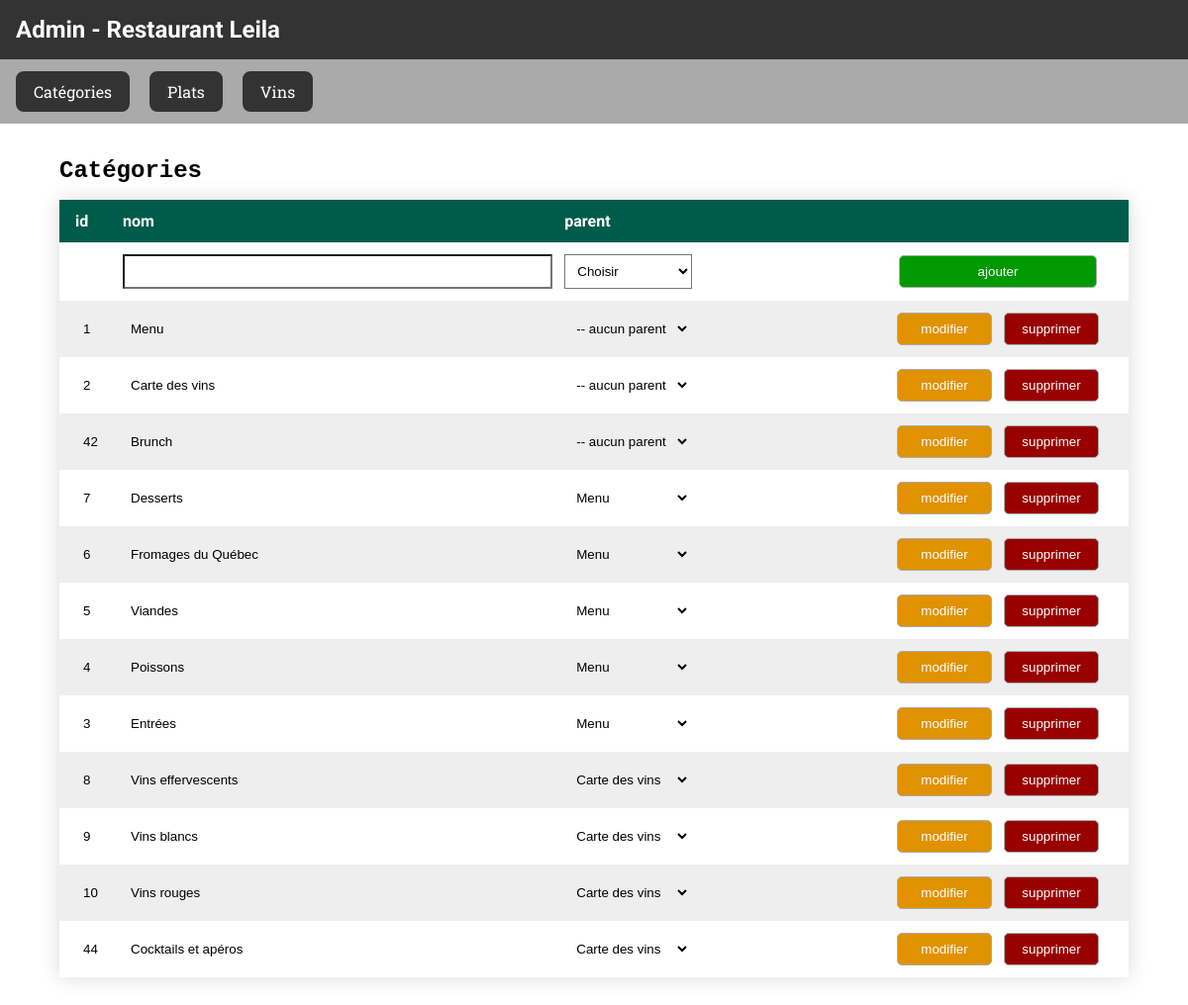
/categories.php, run on the app's committed database.
### tables this page shows
CREATE TABLE `categorie` (
  `id` tinyint(4) NOT NULL,
  `nom` varchar(50) NOT NULL,
  `rang` tinyint(4) DEFAULT NULL,
  `id_parent` tinyint(4) DEFAULT 0
);

### lib/categorie-modele.lib.php (called while the page is built, shortened)
<?php
function lireTout() {
  $bd = ouvrirConnexion();
  $sql = "SELECT * FROM categorie WHERE id <> 0 ORDER BY id_parent ";
  return lire($bd, $sql);
}
function lireCategoriesPrincipales() {
  $bd = ouvrirConnexion();
  $sql = "SELECT * FROM categorie WHERE id <> 0 AND id_parent=0";
  return lire($bd, $sql);
}

### lib/sql.lib.php (called while the page is built, shortened)
<?php
function soumettreRequete($cnx, $req) {
  return mysqli_query($cnx, $req);
}
function lire($cnx, $req, $mode=MYSQLI_ASSOC) {
  $resultat = soumettreRequete($cnx, $req);
  if($resultat) {
    return mysqli_fetch_all($resultat, $mode);
  }
  return false;
}

### lib/categorie-controleur.lib.php (called while the page is built, shortened)
<?php
require('lib/sql.lib.php');
$categories = lireTout();
$categoriesPrincipales = lireCategoriesPrincipales();

### categories.php (the view, shortened to what this page needs)
<?php
	$module = 'categorie';
	require("lib/$module-controleur.lib.php");
	require('inclusions/entete.inc.php');
?>
<section class="liste-enregistrements">
	<h2><code>Catégories</code></h2>
	<header>
		<span>id</span>
		<span>nom</span>
		<span>parent</span>
		<span class="action"></span>
	</header>
	<div class="data">
		<form method="post" class="nouveau" action="categories.php?op=ajout">
			<span></span>
			<span><input type="text" name="nom" value=""></span>
			<span>
				<select name="parent">
					<option value="">Choisir</option>
				</select>
			</span>
			<span class="action">
				<button type="submit" class="btn btn-ajouter btn-plein">ajouter</button>
			</span>
		</form>
		<?php foreach($categories as $categorie) : ?>
		<form method="post">
			<span><input readonly type="text" name="id" value="<?= $categorie['id']; ?>"></span>
			<span><input type="text" name="nom" value="<?= $categorie['nom']; ?>"></span>
			<span>
				<select name="parent">
					<option <?= ($categorie['id_parent']==0) ? ' selected ' : ''; ?> value="0">-- aucun parent</option>
					<?php foreach($categoriesPrincipales as $cp) : ?>
						<option
							<?= ($categorie['id_parent']==$cp['id']) ? ' selected ' : ''; ?>
							value="<?= $cp['id']; ?>"
						>
							<?= $cp['nom']; ?>
						</option>
					<?php endforeach; ?>
				</select>
			</span>
			<span class="action">
				<button type="submit" formaction="categories.php?op=modification" class="btn btn-modifier">modifier</button>
				<button type="submit" formaction="categories.php?op=suppression" class="btn btn-supprimer">supprimer</button>
			</span>
		</form>
		<?php endforeach; ?>
	</div>
</section>
<?php
	require('inclusions/pied2page.inc.php');
?>

### inclusions/entete.inc.php (shortened to what this page needs)
<!DOCTYPE html>
<html lang="fr">
<head>
  <link rel="stylesheet" href="ressources/css/leila-admin.css">
</head>
<body>
  <header>
    <h2>Admin - Restaurant Leila</h2>
    <nav class="navigation-principale">
      <ul>
        <li><a href="categories.php">Catégories</a></li>
        <li><a href="plats.php">Plats</a></li>
        <li><a href="#">Vins</a></li>
      </ul>
    </nav>
  </header>

### inclusions/pied2page.inc.php
</body>
</html>

### ressources/css/leila-admin.css (style rules this page uses)
body { box-sizing: content-box; margin: 0; padding: 0; font-family: "Roboto Slab", sans-serif; }
body a, body a:active, body a:link, body a:visited { color: inherit; text-decoration: none; }
body h1, body h2, body h3, body h4, body h5, body h6 { font-family: "Roboto", serif; margin: 0; padding: 0; }
body header { margin: 0; }
body header h2 { background-color: #333; color: white; padding: 1rem; }
body header nav { background-color: #aaa; }
body header nav ul { margin: 0; padding: 0; }
body header nav ul li { list-style: none; display: inline-block; margin: 0.75rem 0.5rem; padding: 0.5rem 1rem; background-color: #333; color: white; border: 2px solid #333; border-radius: 0.5rem; cursor: pointer; }
body header nav ul li:first-of-type { margin-left: 1rem; }
body section.liste-enregistrements { display: table; width: 100%; min-width: 70vw; max-width: 90vw; margin: 2rem auto; font-family: "Roboto"; box-shadow: 0 0 20px rgba(0, 0, 0, 0.15); }
body section.liste-enregistrements h2 { display: table-caption; margin-bottom: 1rem; text-align: left; font-size: 1.5rem; }
body section.liste-enregistrements header { display: table-row; background-color: #005c4a; color: white; font-weight: bold; }
body section.liste-enregistrements header span { display: table-cell; padding: 0.75rem 1rem; text-align: left; }
body section.liste-enregistrements header span:first-of-type { width: 1rem; }
body section.liste-enregistrements header span.action { width: 15rem; }
body section.liste-enregistrements div.data { display: table-row-group; }
body section.liste-enregistrements div.data form { display: table-row; border-bottom: thin solid #aaa; }
body section.liste-enregistrements div.data form:nth-of-type(even) { background-color: #eee; }
body section.liste-enregistrements div.data form:last-of-type { border-bottom: 5px solid #005c4a; }
body section.liste-enregistrements div.data form span { display: table-cell; padding: 0.75rem 1rem; text-align: left; }
body section.liste-enregistrements div.data form span.action { text-align: center; }
body section.liste-enregistrements div.data form span input, body section.liste-enregistrements div.data form span select { padding: 0.5rem; background-color: inherit; }
body section.liste-enregistrements div.data form span input { width: 100%; }
body section.liste-enregistrements div.data form:not(.nouveau) input, body section.liste-enregistrements div.data form:not(.nouveau) select { border: none; }
body .btn { border: thin solid #aaa; width: 40%; margin-left: 0.5rem; padding: 0.5rem; border-radius: 5px; color: white; cursor: pointer; }
body .btn.btn-plein { width: calc(80% + 0.5rem); }
body .btn.btn-ajouter, body .btn.btn-connexion { background-color: #090; }
body .btn.btn-modifier { background-color: rgb(225, 146, 0); }
body .btn.btn-supprimer { background-color: #900; }

### data on the page
categorie: id "1", nom "Menu", parent "-- aucun parent"
categorie: id "2", nom "Carte des vins", parent "-- aucun parent"
categorie: id "42", nom "Brunch", parent "-- aucun parent"
categorie: id "7", nom "Desserts", parent "Menu"
categorie: id "6", nom "Fromages du Québec", parent "Menu"
categorie: id "5", nom "Viandes", parent "Menu"
categorie: id "4", nom "Poissons", parent "Menu"
categorie: id "3", nom "Entrées", parent "Menu"
categorie: id "8", nom "Vins effervescents", parent "Carte des vins"
categorie: id "9", nom "Vins blancs", parent "Carte des vins"
categorie: id "10", nom "Vins rouges", parent "Carte des vins"
categorie: id "44", nom "Cocktails et apéros", parent "Carte des vins"
